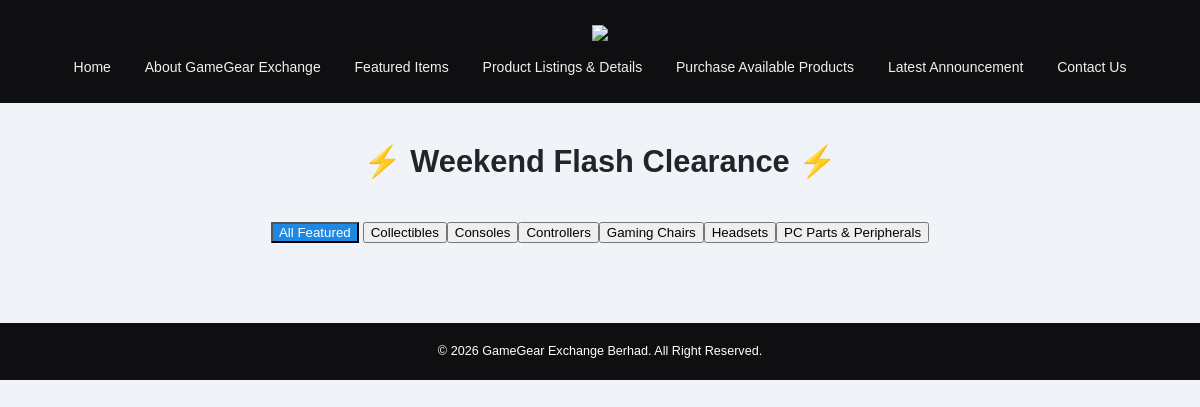
Screenshot of /gamegear/feature/index.php with the database file from the repository.
### tables this page shows
CREATE TABLE categories (
    category_id INT AUTO_INCREMENT PRIMARY KEY,
    category_name VARCHAR(50) NOT NULL
);

### gamegear/feature/index.php (the view, shortened to what this page needs)
<?php
$pageTitle = "⚡ Weekend Flash Clearance ⚡";
?>
<!DOCTYPE html>
<html lang="en">
<head>
    <link rel="stylesheet" href="../style/style.css">
</head>
<body>
    <?php include('../content/header.php'); ?>
    <?php include('../content/navigation.php'); ?>
<div id="contentWrapper">
    <div class="filter-controls" style="text-align: center; margin-bottom: 40px;">
        <button class="filter-btn active" onclick="filterItems('all', this)">All Featured</button>
        <?php
        $cat_conn = mysqli_connect('localhost', 'root', '', 'gamegear_exchange');
        if ($cat_conn) {
            $cat_result = mysqli_query($cat_conn, "SELECT * FROM categories ORDER BY category_name");
            while ($cat = mysqli_fetch_assoc($cat_result)) {
                $slug = strtolower(htmlspecialchars($cat['category_name']));
                echo '<button class="filter-btn" onclick="filterItems(\'' . $slug . '\', this)">' . htmlspecialchars($cat['category_name']) . '</button>';
            }
        }
        ?>
    </div>
</div>
<?php include('../content/footer.php'); ?>
</body>
</html>

### gamegear/content/header.php
<header id="pageHeader">
	<img src="http://localhost/gamegear/images/header.jpg" width="100%">
</header>

### gamegear/content/navigation.php
<nav id="topNavigation">
	<ul>
		<li><a href="/gamegear/">Home</a></li>
		<li><a href="/gamegear/about/">About GameGear Exchange</a></li>
		<li><a href="/gamegear/feature/">Featured Items</a></li>
		<li><a href="/gamegear/listings/index.php">Product Listings & Details</a></li>
		<li><a href="/gamegear/purchase/purchase.php">Purchase Available Products</a></li>
		<li><a href="/gamegear/news/">Latest Announcement</a></li>
		<li><a href="/gamegear/contact/">Contact Us</a></li>
	</ul>
</nav>
<?php if (!isset($hidePageTitle) || !$hidePageTitle): ?>
    <div style="background-color: rgb(240,244,248); text-align: center; padding: 40px 18px 0px 18px;">
        <h1 style="color: rgb(33, 37, 41); margin: 0; font-size: 2.2em;">
            <?php echo isset($pageTitle) ? htmlspecialchars($pageTitle) : ''; ?>
        </h1>
    </div>
<?php endif; ?>

### gamegear/content/footer.php
<footer id ="pageFooter">
  &copy; <?php echo date('Y'); ?> GameGear Exchange Berhad. All Right Reserved.
</footer>

### gamegear/style/style.css (style rules this page uses)
body { color: rgb(13,13,13); background-color: rgb(240,244,248); font-family: Helvetica, Arial, sans-serif; font-size: 14px; line-height: 1.5em; margin: 0px 0px 0px 0px; padding: 0px 0px 0px 0px; }
#topNavigation { color: rgb(255,255,255); background-color: rgb(15,15,17); font-weight: normal; text-align: center; margin: 0px 0px 0px 0px; padding: 10px 18px 25px 18px; }
#topNavigation ul { list-style-type: none; margin: 0px 0px 0px 0px; padding: 0px 0px 0px 0px; }
#topNavigation li { display: inline-block; margin: 0px 15px; }
#pageFooter { color: rgb(255,255,255); background-color: rgb(15,15,17); font-size: 0.9em; text-align: center; margin: 0px 0px 0px 0px; padding: 18px 18px 18px 18px; border-top: none; }
h1,h2,h3,h4,h5,h6 { color: rgb(33, 37, 41); font-weight: bold; line-height: 1.25em; }
h1 { font-size: 2.2em; margin: 12px 0px 8px 0px; padding: 0px 0px 0px 0px; }
a, a:link, a:visited, a:hover { color: rgb(30, 136, 229); }
nav a, nav a:link, nav a:visited { color: rgb(240, 240, 240); }
nav a, nav a:link, nav a:visited { color: rgb(240, 240, 240); text-decoration: none; }
#pageHeader { background-color: rgb(15,15,17); text-align: center; margin: 0px 0px 0px 0px; padding: 25px 18px 0px 18px; }
#contentWrapper { background-color: rgb(240,244,248); text-align: center; margin: 0px auto; padding: 40px 18px 40px 18px; }

### rows the page displays
categories: category_name "Collectibles"
categories: category_name "Consoles"
categories: category_name "Controllers"
categories: category_name "Gaming Chairs"
categories: category_name "Headsets"
categories: category_name "PC Parts & Peripherals"

### other values shown
$pageTitle "⚡ Weekend Flash Clearance ⚡"
